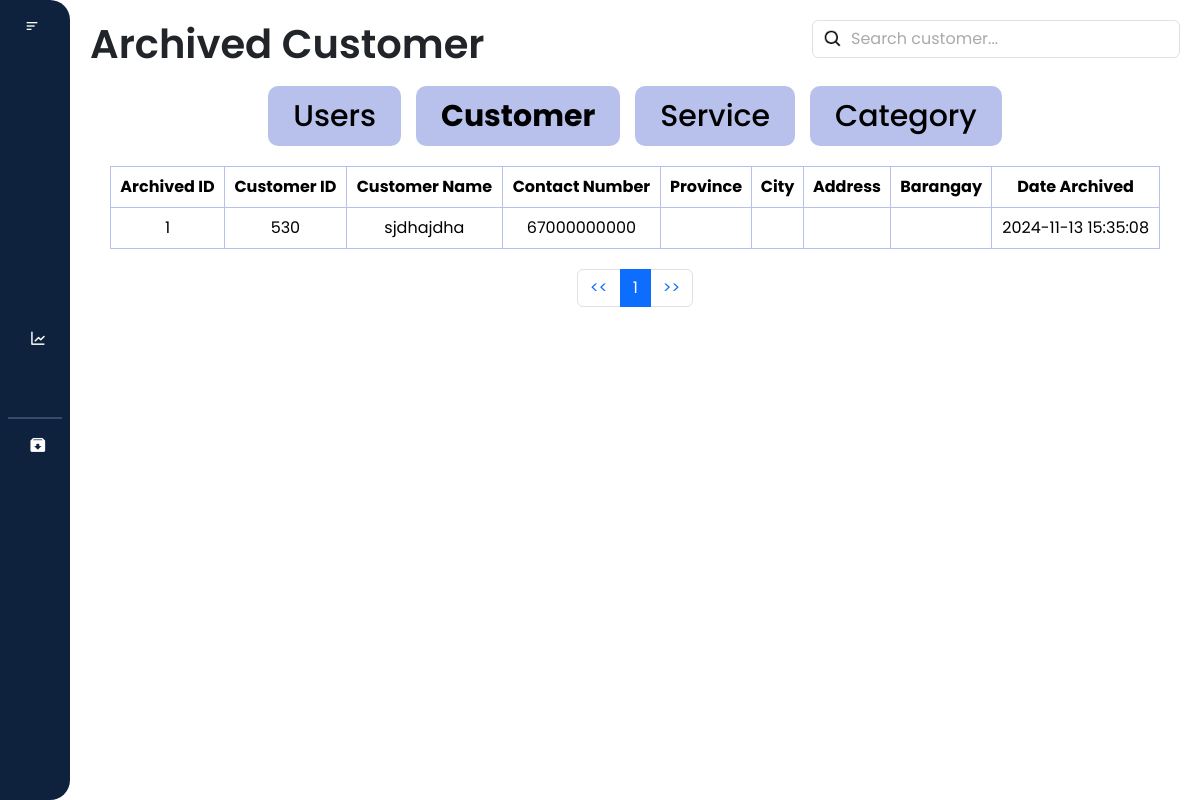
/laundry_system/archived/archive_customer.php (signed in), run on the app's committed database.
### tables this page shows
CREATE TABLE `archived_customers` (
  `archive_id` int(11) NOT NULL,
  `customer_id` int(11) NOT NULL,
  `customer_name` varchar(255) NOT NULL,
  `contact_number` varchar(20) NOT NULL,
  `province` varchar(255) NOT NULL,
  `city` varchar(255) NOT NULL,
  `address` varchar(255) NOT NULL,
  `brgy` varchar(255) NOT NULL,
  `archived_at` timestamp NOT NULL DEFAULT current_timestamp()
);

### laundry_system/archived/archive_customer.php (the view, shortened to what this page needs)
<?php
$conn = new mysqli('localhost', 'root', '', 'laundry_db');
$user_role = $_SESSION['user_role'];
?>
<!DOCTYPE html>
<html lang="en">
<head>
    <link href="https://cdn.jsdelivr.net/npm/bootstrap@5.3.3/dist/css/bootstrap.min.css" rel="stylesheet"
>
    <link href="https://cdn.lineicons.com/4.0/lineicons.css" rel="stylesheet" />
    <link href='https://unpkg.com/boxicons@2.1.4/css/boxicons.min.css' rel='stylesheet'>
    <link rel="stylesheet" href="archive_customer.css">
</head>
<body>
    <div class="wrapper">
        <aside id="sidebar">
            <div class="d-flex">
                <button id="toggle-btn" type="button">
                    <i class="bx bx-menu-alt-left"></i>
                </button>
            </div>
            <ul class="sidebar-nav">
                <?php if ($user_role === 'admin') : ?>
                    <li class="sidebar-item">
                        <a href="/laundry_system/dashboard/dashboard.php" class="sidebar-link">
                        </a>
                    </li>
                    <li class="sidebar-item">
                        <a href="/laundry_system/profile/profile.php" class="sidebar-link">
                        </a>
                    </li>
                    <li class="sidebar-item">
                        <a href="/laundry_system/users/users.php" class="sidebar-link">
                        </a>
                    </li>
                    <li class="sidebar-item">
                        <a href="#" class="sidebar-link has-dropdown collapsed" data-bs-toggle="collapse"
                            data-bs-target="#records" aria-expanded="false" aria-controls="records">
                        </a>
                    </li>
                    <li class="sidebar-item">
                        <a href="/laundry_system/transaction/transaction.php" class="sidebar-link">
                        </a>
                    </li>
                    <li class="sidebar-item">
                        <a href="/laundry_system/sales_report/report.php" class="sidebar-link">
                            <i class='bx bx-line-chart'></i>
                        </a>
                    </li>
                    <li class="sidebar-item">
                        <a href="/laundry_system/settings/setting.php" class="sidebar-link">
                        </a>
                    </li>
                    <hr style="border: 1px solid #b8c1ec; margin: 8px">
                    <li class="sidebar-item">
                        <a href="#" class="sidebar-link has-dropdown collapsed" data-bs-toggle="collapse"
                        data-bs-target="#archived" aria-expanded="false" aria-controls="archived">
                            <i class='bx bxs-archive-in'></i>
                        </a>
                    </li>
                <?php endif; ?>
            </ul>
            <div class="sidebar-footer">
                <a href="javascript:void(0)" class="sidebar-link" id="btn_logout">
                </a>
            </div>
        </aside>
        <div class="main-content">
            <nav>
                <div class="d-flex justify-content-between" id="navbar">
                    <h1>Archived Customer</h1>
                    <div class="search_bar" m-1>
                        <input class="form-control" type="text" id="filter_customer" placeholder="Search customer...">
                    </div>
                </div>
            </nav>
            <div class="buttons">
                <div class="user_button">
                    <a href="archive_users.php" class="button" id="userBtn">Users</a>
                </div>
                <div class="customer_button">
                    <a href="archive_customer.php" class="button" id="customerBtn"><b>Customer</b></a>
                </div>
                <div class="service_button">
                    <a href="archive_service.php" class="button" id="serviceBtn">Service</a>
                </div>
                <div class="category_button">
                    <a href="archive_category.php" class="button" id="categoryBtn">Category</a>
                </div>
            </div>
            <div class="table-responsive">
                <table class="table table-bordered text-center">
                        <thead>
                            <tr class="bg-dark text-white">
                                <th>Archived ID</th>
                                <th>Customer ID</th>
                                <th>Customer Name</th>
                                <th>Contact Number</th>
                                <th>Province</th>
                                <th>City</th>
                                <th>Address</th>
                                <th>Barangay</th>
                                <th>Date Archived</th>
                            </tr>
                        </thead>
                        <tbody id = "archive_customer_table">
                            <?php
                            $query = "SELECT * FROM archived_customers";
                            $result = mysqli_query($conn, $query);
                            if ($result && $result->num_rows > 0) {
                                while ($row = mysqli_fetch_assoc($result)) {
                                ?>
                                    <tr>
                                        <td><?php echo $row['archive_id']; ?></td>
                                        <td><?php echo $row['customer_id']; ?></td>
                                        <td><?php echo $row['customer_name']; ?></td>
                                        <td><?php echo $row['contact_number']; ?></td>
                                        <td><?php echo $row['province']; ?></td>
                                        <td><?php echo $row['city']; ?></td>
                                        <td><?php echo $row['address']; ?></td>
                                        <td><?php echo $row['brgy']; ?></td>
                                        <td><?php echo $row['archived_at']; ?></td>
                                    </tr>
                                <?php
                                    }
                            } else {
                            ?>
                            <tr>
                                <td colspan="6">No archived customers found.</td>
                            </tr>
                                <?php
                            }
                            ?>
                        </tbody>
                </table>
            </div>
            <nav aria-label="Page navigation">
                <ul class="pagination justify-content-center" id="pagination">
                </ul>
            </nav>
        </div>
    </div>
</body>

### laundry_system/archived/archive_customer.css (style rules this page uses)
* { margin: 0; padding: 0; font-family: "Poppins", sans-serif; box-sizing: border-box; }
html { scroll-behavior: smooth; }
.wrapper { display: flex; width: 100%; height: 100vh; }
.main-content { flex: 1; overflow-y: auto; padding: 20px; transition: margin-left 0.5s ease; }
#sidebar { width: 70px; min-width: 70px; z-index: 1000; transition: all .25s ease-in-out; display: flex; flex-direction: column; background-color: #0e223e; border-radius: 0 20px 20px 0; }
a { text-decoration: none; }
li { list-style: none; }
h1 { font-weight: 600; font-size: 1.5 rem; }
#sidebar { display: flex; height: 100%; width: 70px; overflow: auto; min-width: 70px; z-index: 1000; transition: all 0.25s ease-in-out; flex-direction: column; background-color: #0e223e; border-radius: 0 20px 20px 0; }
#toggle-btn { background-color: transparent; cursor: pointer; border: 0; padding: 1rem 1.5rem; }
#toggle-btn i { font-size: 1.5 rem; color: #fff; }
.sidebar-nav { padding: 2rem 0; flex: 1 1 auto; }
a.sidebar-link { padding: 0.625rem 1.625rem; color: #fff; display: block; font-size: 0.9rem; white-space: nowrap; border-left: 3px solid transparent; text-decoration: none; }
.sidebar-link i { font-size: 1.1rem; margin-right: 0.75rem; }
.sidebar-item { position: relative; }
.table-responsive { padding: 20px; }
.table { width: 100%; margin: 0; border-collapse: collapse; border: #b8c1ec; }
.buttons { display: flex; flex-direction: row; gap: 15px; flex-wrap: wrap; justify-content: center; margin-top: 10px; }
.button { display: inline-flex; align-items: center; justify-content: center; height: 60px; padding: 15px 25px; background-color: #b8c1ec; color: #000; text-align: center; text-decoration: none; border-radius: 10px; font-size: 30px; font-weight: 500; margin: 0; gap: 10px; transition: background-color 0.3s ease; }
.search_bar { position: relative; }
.search_bar .form-control { padding-left: 38px; }
.search_bar .form-control::placeholder { color: #aaa; }
.search_bar .form-control { background-image: url('/laundry_system/icons/search.png'); background-repeat: no-repeat; background-position: 10px center; background-size: 20px 20px; }

### data on the page
archived_customers: archive_id "1", customer "530", customer_name "sjdhajdha", contact_number "67000000000", archived_at "2024-11-13 15:35:08"
